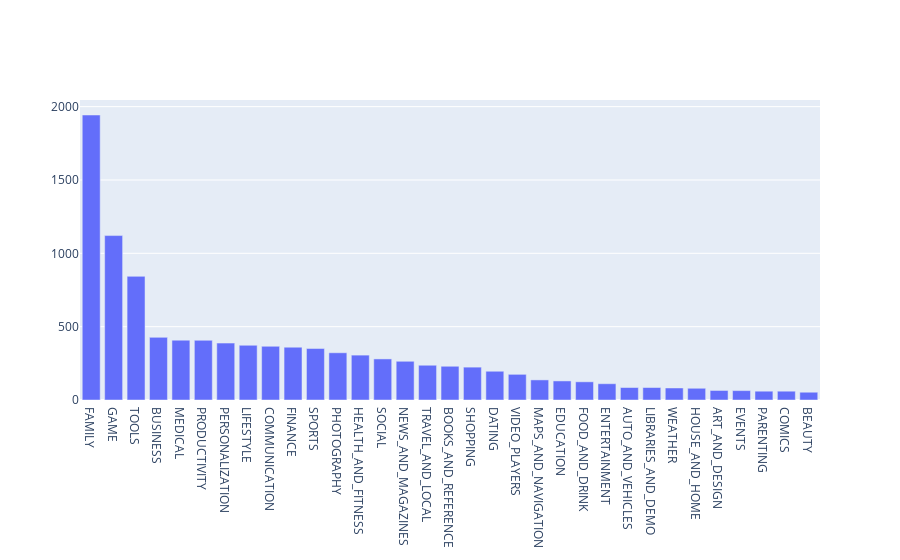

The code cell stored with this chart in its notebook:
### Code cell
# Print the total number of unique categories
num_categories = apps['Category'].nunique()
print('Number of categories = ', num_categories)

# Count the number of apps in each 'Category'. 
num_apps_in_category = apps['Category'].value_counts()

# Sort num_apps_in_category in descending order based on the count of apps in each category
sorted_num_apps_in_category = num_apps_in_category.sort_values(ascending = False)

data = [go.Bar(
        x = num_apps_in_category.index, # index = category name
        y = num_apps_in_category.values, # value = count
)]
plotly.offline.iplot(data)

### Figure 1 — Plotly figure (JSON) as saved in the notebook; plotly's stock layout.template omitted (floating-point values rounded to 4 significant figures)
{"data": [{"type": "bar", "x": ["FAMILY", "GAME", "TOOLS", "BUSINESS", "MEDICAL", "PRODUCTIVITY", "PERSONALIZATION", "LIFESTYLE", "COMMUNICATION", "FINANCE", "SPORTS", "PHOTOGRAPHY", "HEALTH_AND_FITNESS", "SOCIAL", "NEWS_AND_MAGAZINES", "TRAVEL_AND_LOCAL", "BOOKS_AND_REFERENCE", "SHOPPING", "DATING", "VIDEO_PLAYERS", "MAPS_AND_NAVIGATION", "EDUCATION", "FOOD_AND_DRINK", "ENTERTAINMENT", "AUTO_AND_VEHICLES", "LIBRARIES_AND_DEMO", "WEATHER", "HOUSE_AND_HOME", "ART_AND_DESIGN", "EVENTS", "PARENTING", "COMICS", "BEAUTY"], "y": [1943, 1121, 843, 427, 408, 407, 388, 373, 366, 360, 351, 322, 306, 280, 264, 237, 230, 224, 196, 175, 137, 130, 124, 111, 85, 85, 82, 80, 65, 64, 60, 60, 53]}], "layout": {}}
